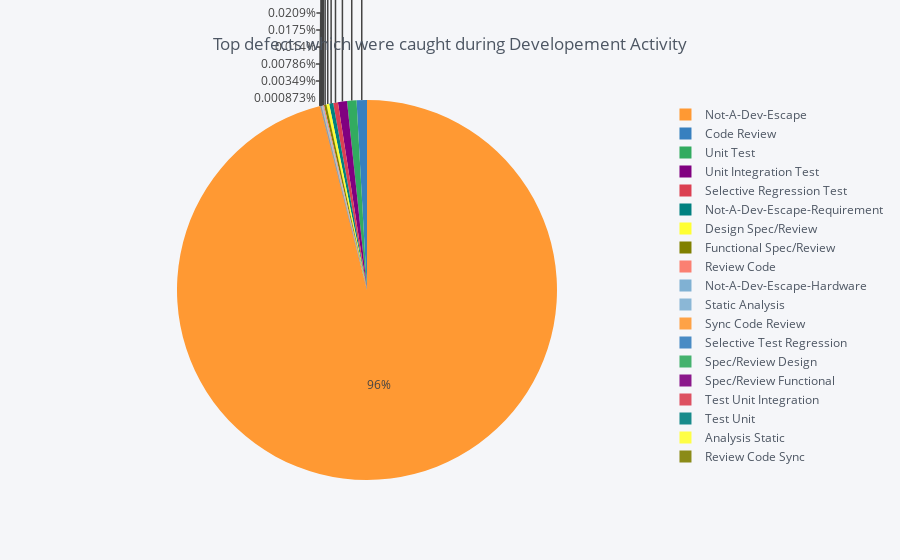

This figure's notebook cell:
### Markdown cell above
## Top defects which were caught during Developement Activity

### Code cell
temp = bug_data['DEV_ESCAPE_ACTIVITY'].value_counts()
df = pd.DataFrame({'labels': temp.index,
                   'values': temp.values
                  })
df.iplot(kind='pie',labels='labels',values='values',title='Top defects which were caught during Developement Activity')

### Figure 1 — Plotly figure (JSON) as saved in the notebook; plotly's stock layout.template omitted (floating-point values rounded to 4 significant figures)
{"data": [{"labels": ["Not-A-Dev-Escape", "Code Review", "Unit Test", "Unit Integration Test", "Selective Regression Test", "Not-A-Dev-Escape-Requirement", "Design Spec/Review", "Functional Spec/Review", "Review Code", "Not-A-Dev-Escape-Hardware", "Static Analysis", "Sync Code Review", "Selective Test Regression", "Spec/Review Design", "Spec/Review Functional", "Test Unit Integration", "Test Unit", "Analysis Static", "Review Code Sync"], "marker": {"colors": ["rgba(255, 153, 51, 1.0)", "rgba(55, 128, 191, 1.0)", "rgba(50, 171, 96, 1.0)", "rgba(128, 0, 128, 1.0)", "rgba(219, 64, 82, 1.0)", "rgba(0, 128, 128, 1.0)", "rgba(255, 255, 51, 1.0)", "rgba(128, 128, 0, 1.0)", "rgba(251, 128, 114, 1.0)", "rgba(128, 177, 211, 1.0)", "rgba(128, 177, 211, 0.89999999999999991)", "rgba(255, 153, 51, 0.89999999999999991)", "rgba(55, 128, 191, 0.89999999999999991)", "rgba(50, 171, 96, 0.89999999999999991)", "rgba(128, 0, 128, 0.89999999999999991)", "rgba(219, 64, 82, 0.89999999999999991)", "rgba(0, 128, 128, 0.89999999999999991)", "rgba(255, 255, 51, 0.89999999999999991)", "rgba(128, 128, 0, 0.89999999999999991)"]}, "name": "", "type": "pie", "values": [110008, 1008, 917, 882, 462, 389, 274, 236, 99, 66, 54, 48, 45, 24, 20, 16, 9, 4, 1]}], "layout": {"legend": {"bgcolor": "#F5F6F9", "font": {"color": "#4D5663"}}, "paper_bgcolor": "#F5F6F9", "plot_bgcolor": "#F5F6F9", "title": "Top defects which were caught during Developement Activity", "titlefont": {"color": "#4D5663"}}}
